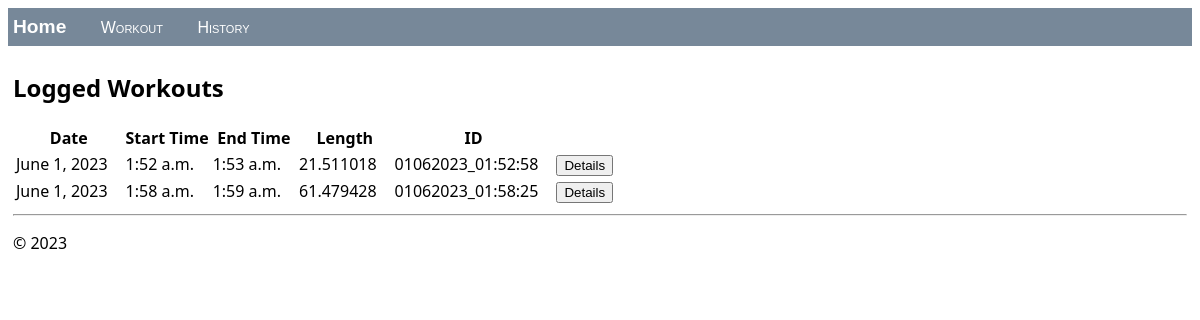
/, run on an earlier commit of the app's database.
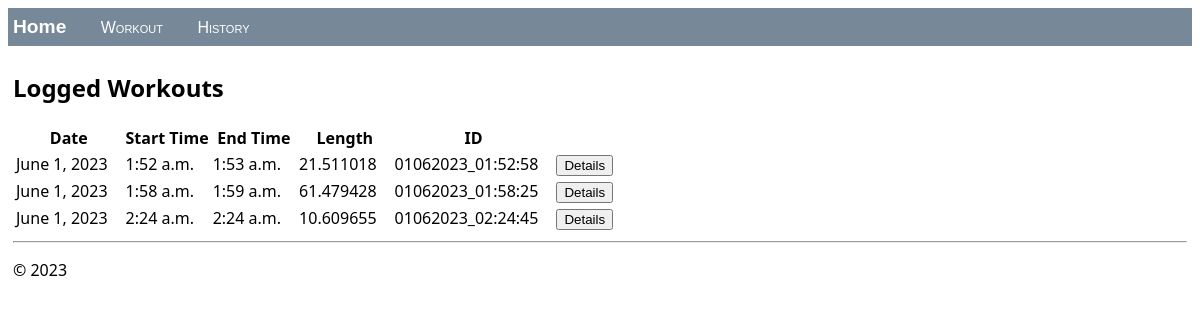
And on a later commit of the database.
### hello/models.py (models this page shows, shortened)
class Workout(models.Model):
    id = models.CharField(primary_key=True, max_length=100, default=datetime.datetime.now().strftime("%d%m%Y_%H:%M:%S"))
    date = models.DateField(default=datetime.datetime.now().date())
    time_start = models.DateTimeField(default=timezone.make_aware(datetime.datetime.now()))
    time_end = models.DateTimeField(default=timezone.make_aware(datetime.datetime.now()))
    length = models.FloatField(default=0)
    status = models.BooleanField(default=False)
    print(f'INSTANTIATED Workout at {datetime.datetime.now().strftime("%m/%d/%Y, %H:%M:%S")}')

### hello/views.py (the view)
# urls.py: path("", views.home, name="home"),
def home(request):
    workout_list_view = Workout.objects.filter(status=True).order_by("id")
    if request.method == "POST" and request.POST.get('details'):
        return redirect('specific_workout', request.POST.get('details'))
    else:
        print('rendering all workouts:',workout_list_view)
        return render(request,'hello/home.html',{'workout_list': workout_list_view})

### hello/templates/hello/home.html (shortened to what this page needs)
{% extends "hello/layout.html" %}
{% block content %}
    <h2>Logged Workouts</h2>
    {% if workout_list %}
        <table class="workout_list">
            <thead>
            <tr>
                <th>Date</th>
                <th>Start Time</th>
                <th>End Time</th>
                <th>Length</th>
                <th>ID</th>
                <th></th>
            </tr>
            </thead>
            <tbody>
            {% for workout in workout_list %}
                <tr>
                    <td>{{ workout.date | date }}</td>
                    <td>{{ workout.time_start | time }}</td>
                    <td>{{ workout.time_end | time }}</td>
                    <td>{{ workout.length }}</td>
                    <td>{{ workout.id }}</td>
                    <td>
                        <form method="POST" class="log-form" enctype= multipart/form-data>
                            <button type="submit" class="save btn btn-default" name="details" value="{{ workout.id }}">Details</button>
                        </form>
                    </td>
                </tr>
            {% endfor %}
            </tbody>
        </table>
    {% endif %}
{% endblock %}

What changed in the data, as far as the page shows it:
added Workout: date "June 1, 2023", time_start "2:24 a.m.", time_end "2:24 a.m.", length "10.609655", id "01062023_02:24:45"
